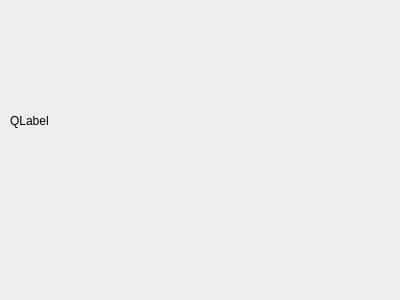
<?xml version="1.0" encoding="UTF-8"?>
<ui version="4.0">
 <class>ReadMeUI</class>
 <widget class="QDialog" name="ReadMeUI">
  <property name="geometry">
   <rect>
    <x>0</x>
    <y>0</y>
    <width>400</width>
    <height>300</height>
   </rect>
  </property>
  <property name="windowTitle">
   <string>ReadMeUI</string>
  </property>
  <widget class="QLabel" name="label">
   <property name="geometry">
    <rect>
     <x>10</x>
     <y>0</y>
     <width>361</width>
     <height>241</height>
    </rect>
   </property>
   <property name="text">
    <string>QLabel</string>
   </property>
  </widget>
 </widget>
 <layoutdefault spacing="6" margin="11"/>
 <resources/>
 <connections/>
</ui>
